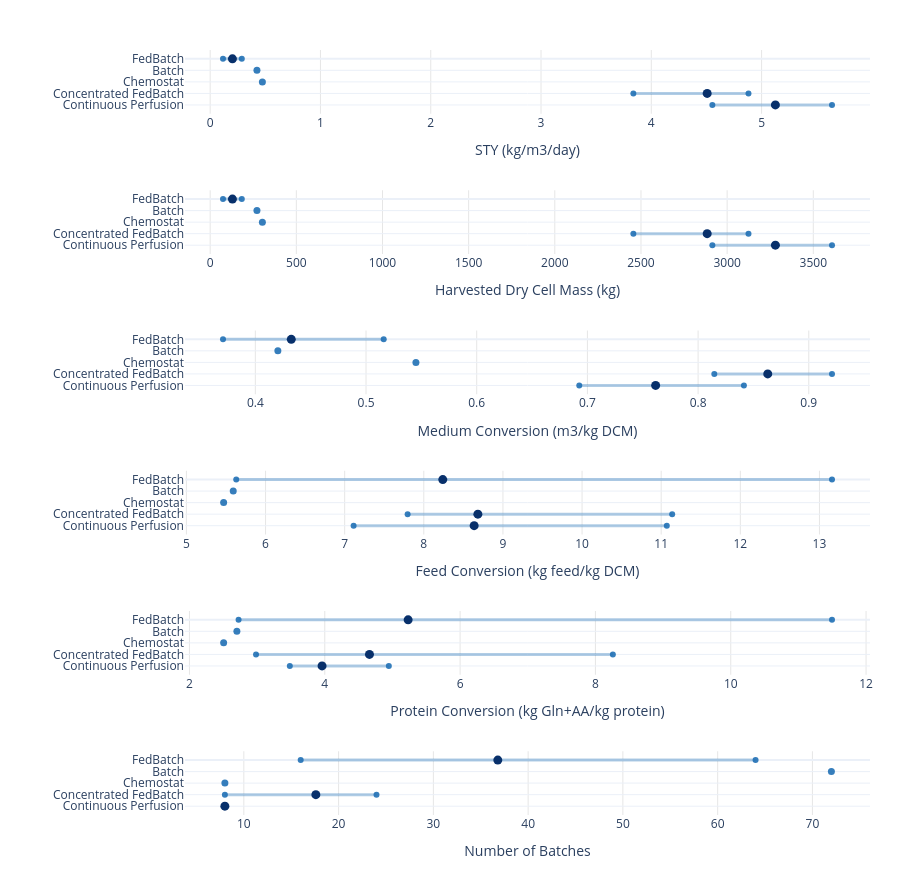

Notebook cell for this chart:
### Markdown cell above
## 5. Mode-Level Aggregated Figures

### 5.1 KPI ranges and means by operating mode

This lollipop/range overview uses the aggregated `campaign_summary_table`; it is distinct from the run-level heatmap above.

### Code cell
# Faceted lollipop overview of aggregated KPI ranges and means by operating mode
# Uses campaign_summary_table rather than individual run rows.
import numpy as np
import plotly.graph_objects as go
from plotly.subplots import make_subplots

if "campaign_summary_table" not in globals():
    raise ValueError("Run the campaign summary-table cell first.")

if "mode_order" not in globals() or not mode_order:
    raise ValueError("Run the shared plotting data initialization cell first.")

plot_tbl = campaign_summary_table.copy()
if plot_tbl.empty:
    raise ValueError("campaign_summary_table is empty.")

# Optional campaign filter (kept for future multi-campaign files merged into one table)
CAMPAIGN_FILTER = [CAMPAIGN_LABEL]
if CAMPAIGN_FILTER:
    plot_tbl = plot_tbl[plot_tbl["campaign"].isin(CAMPAIGN_FILTER)].copy()

kpi_order = [k for k in MAIN_KPIS if k in plot_tbl["kpi"].unique()]
if not kpi_order:
    raise ValueError("No matching KPI rows found in campaign_summary_table.")

# Reuse the mode ordering determined in the shared plotting initialization cell
mode_group_order = []
for m in mode_order:
    cm = canonical_mode(m)
    if cm not in mode_group_order:
        mode_group_order.append(cm)
mode_group_order = [m for m in mode_group_order if m in plot_tbl["mode_group"].astype(str).unique()]
mode_to_y = {m: i for i, m in enumerate(mode_group_order)}

# Single hue for ranges and endpoints; darker markers show mode means.
BASE_COLOR = "rgba(33, 113, 181, 0.90)"
RANGE_COLOR = "rgba(33, 113, 181, 0.35)"
MEAN_COLOR = "rgba(8, 48, 107, 1.00)"

fig = make_subplots(
    rows=len(kpi_order),
    cols=1,
    shared_xaxes=False,
    shared_yaxes=False,
    vertical_spacing=0.1,
    #subplot_titles=[KPI_LABELS_MAIN.get(k, k) for k in kpi_order],
)

for row_idx, kpi in enumerate(kpi_order, start=1):
    sub = plot_tbl[plot_tbl["kpi"] == kpi].copy()
    sub["y"] = sub["mode_group"].astype(str).map(mode_to_y)

    # Multi-run ranges
    multi = sub[sub["n_runs"] > 1]
    for _, r in multi.iterrows():
        fig.add_trace(
            go.Scatter(
                x=[r["min_value"], r["max_value"]],
                y=[r["y"], r["y"]],
                mode="lines",
                line=dict(width=3, color=RANGE_COLOR),
                hovertemplate=(
                    f"<b>{r['campaign']}</b><br>"
                    + f"Mode: {r['mode_group']}<br>"
                    + "Range: %{x:.4g}<extra></extra>"
                ),
                showlegend=False,
            ),
            row=row_idx,
            col=1,
        )

    # Endpoints for multi-run ranges
    if not multi.empty:
        fig.add_trace(
            go.Scatter(
                x=np.r_[multi["min_value"].values, multi["max_value"].values],
                y=np.r_[multi["y"].values, multi["y"].values],
                mode="markers",
                marker=dict(size=6, color=BASE_COLOR),
                hovertemplate="Value: %{x:.4g}<extra></extra>",
                showlegend=False,
            ),
            row=row_idx,
            col=1,
        )

    # Mean marker for multi-run modes
    if not multi.empty:
        fig.add_trace(
            go.Scatter(
                x=multi["mean_value"],
                y=multi["y"],
                mode="markers",
                marker=dict(size=9, color=MEAN_COLOR),
                hovertemplate=("<b>%{text}</b><br>Mean: %{x:.4g}<extra></extra>"),
                text=multi["mode_group"].astype(str),
                showlegend=False,
            ),
            row=row_idx,
            col=1,
        )

    # Single-run modes: one dot only
    single = sub[sub["n_runs"] == 1]
    if not single.empty:
        fig.add_trace(
            go.Scatter(
                x=single["mean_value"],
                y=single["y"],
                mode="markers",
                marker=dict(size=7, color=BASE_COLOR),
                hovertemplate=("<b>%{text}</b><br>Value: %{x:.4g}<extra></extra>"),
                text=single["mode_group"].astype(str),
                showlegend=False,
            ),
            row=row_idx,
            col=1,
        )

    fig.update_yaxes(
        tickmode="array",
        tickvals=list(mode_to_y.values()),
        ticktext=list(mode_to_y.keys()),
        autorange="reversed",
        row=row_idx,
        col=1,
    )

    # Per-subplot x-axis title (remove shared/global title approach)
    fig.update_xaxes(
        title_text=KPI_LABELS_MAIN.get(kpi, kpi),
        showgrid=True,
        gridcolor="rgba(0,0,0,0.10)",
        zeroline=False,
        row=row_idx,
        col=1,
    )

fig.update_layout(
    template="plotly_white",
    width=900,
    height=max(500, 145 * len(kpi_order)),
    showlegend=False,
    margin=dict(l=185, r=30, t=50, b=55),
)

fig.show()

### Figure 1 — Plotly figure (JSON) as saved in the notebook; plotly's stock layout.template omitted (floating-point values rounded to 4 significant figures)
{"data": [{"hovertemplate": "<b>Campaign_1</b><br>Mode: FedBatch<br>Range: %{x:.4g}<extra></extra>", "line": {"color": "rgba(33, 113, 181, 0.35)", "width": 3}, "mode": "lines", "showlegend": false, "type": "scatter", "x": [0.1164, 0.2868], "xaxis": "x", "y": [0, 0], "yaxis": "y"}, {"hovertemplate": "<b>Campaign_1</b><br>Mode: Concentrated FedBatch<br>Range: %{x:.4g}<extra></extra>", "line": {"color": "rgba(33, 113, 181, 0.35)", "width": 3}, "mode": "lines", "showlegend": false, "type": "scatter", "x": [3.837, 4.881], "xaxis": "x", "y": [3, 3], "yaxis": "y"}, {"hovertemplate": "<b>Campaign_1</b><br>Mode: Continuous Perfusion<br>Range: %{x:.4g}<extra></extra>", "line": {"color": "rgba(33, 113, 181, 0.35)", "width": 3}, "mode": "lines", "showlegend": false, "type": "scatter", "x": [4.553, 5.638], "xaxis": "x", "y": [4, 4], "yaxis": "y"}, {"hovertemplate": "Value: %{x:.4g}<extra></extra>", "marker": {"color": "rgba(33, 113, 181, 0.90)", "size": 6}, "mode": "markers", "showlegend": false, "type": "scatter", "x": [0.1164, 3.837, 4.553, 0.2868, 4.881, 5.638], "xaxis": "x", "y": [0, 3, 4, 0, 3, 4], "yaxis": "y"}, {"hovertemplate": "<b>%{text}</b><br>Mean: %{x:.4g}<extra></extra>", "marker": {"color": "rgba(8, 48, 107, 1.00)", "size": 9}, "mode": "markers", "showlegend": false, "text": ["FedBatch", "Concentrated FedBatch", "Continuous Perfusion"], "type": "scatter", "x": [0.2019, 4.507, 5.125], "xaxis": "x", "y": [0, 3, 4], "yaxis": "y"}, {"hovertemplate": "<b>%{text}</b><br>Value: %{x:.4g}<extra></extra>", "marker": {"color": "rgba(33, 113, 181, 0.90)", "size": 7}, "mode": "markers", "showlegend": false, "text": ["Batch", "Chemostat"], "type": "scatter", "x": [0.4241, 0.4734], "xaxis": "x", "y": [1, 2], "yaxis": "y"}, {"hovertemplate": "<b>Campaign_1</b><br>Mode: FedBatch<br>Range: %{x:.4g}<extra></extra>", "line": {"color": "rgba(33, 113, 181, 0.35)", "width": 3}, "mode": "lines", "showlegend": false, "type": "scatter", "x": [74.48, 183.5], "xaxis": "x2", "y": [0, 0], "yaxis": "y2"}, {"hovertemplate": "<b>Campaign_1</b><br>Mode: Concentrated FedBatch<br>Range: %{x:.4g}<extra></extra>", "line": {"color": "rgba(33, 113, 181, 0.35)", "width": 3}, "mode": "lines", "showlegend": false, "type": "scatter", "x": [2456.0, 3124.0], "xaxis": "x2", "y": [3, 3], "yaxis": "y2"}, {"hovertemplate": "<b>Campaign_1</b><br>Mode: Continuous Perfusion<br>Range: %{x:.4g}<extra></extra>", "line": {"color": "rgba(33, 113, 181, 0.35)", "width": 3}, "mode": "lines", "showlegend": false, "type": "scatter", "x": [2914.0, 3609.0], "xaxis": "x2", "y": [4, 4], "yaxis": "y2"}, {"hovertemplate": "Value: %{x:.4g}<extra></extra>", "marker": {"color": "rgba(33, 113, 181, 0.90)", "size": 6}, "mode": "markers", "showlegend": false, "type": "scatter", "x": [74.48, 2456.0, 2914.0, 183.5, 3124.0, 3609.0], "xaxis": "x2", "y": [0, 3, 4, 0, 3, 4], "yaxis": "y2"}, {"hovertemplate": "<b>%{text}</b><br>Mean: %{x:.4g}<extra></extra>", "marker": {"color": "rgba(8, 48, 107, 1.00)", "size": 9}, "mode": "markers", "showlegend": false, "text": ["FedBatch", "Concentrated FedBatch", "Continuous Perfusion"], "type": "scatter", "x": [129.2, 2884.0, 3280.0], "xaxis": "x2", "y": [0, 3, 4], "yaxis": "y2"}, {"hovertemplate": "<b>%{text}</b><br>Value: %{x:.4g}<extra></extra>", "marker": {"color": "rgba(33, 113, 181, 0.90)", "size": 7}, "mode": "markers", "showlegend": false, "text": ["Batch", "Chemostat"], "type": "scatter", "x": [271.5, 303.0], "xaxis": "x2", "y": [1, 2], "yaxis": "y2"}, {"hovertemplate": "<b>Campaign_1</b><br>Mode: FedBatch<br>Range: %{x:.4g}<extra></extra>", "line": {"color": "rgba(33, 113, 181, 0.35)", "width": 3}, "mode": "lines", "showlegend": false, "type": "scatter", "x": [0.3708, 0.516], "xaxis": "x3", "y": [0, 0], "yaxis": "y3"}, {"hovertemplate": "<b>Campaign_1</b><br>Mode: Concentrated FedBatch<br>Range: %{x:.4g}<extra></extra>", "line": {"color": "rgba(33, 113, 181, 0.35)", "width": 3}, "mode": "lines", "showlegend": false, "type": "scatter", "x": [0.8147, 0.921], "xaxis": "x3", "y": [3, 3], "yaxis": "y3"}, {"hovertemplate": "<b>Campaign_1</b><br>Mode: Continuous Perfusion<br>Range: %{x:.4g}<extra></extra>", "line": {"color": "rgba(33, 113, 181, 0.35)", "width": 3}, "mode": "lines", "showlegend": false, "type": "scatter", "x": [0.6927, 0.8414], "xaxis": "x3", "y": [4, 4], "yaxis": "y3"}, {"hovertemplate": "Value: %{x:.4g}<extra></extra>", "marker": {"color": "rgba(33, 113, 181, 0.90)", "size": 6}, "mode": "markers", "showlegend": false, "type": "scatter", "x": [0.3708, 0.8147, 0.6927, 0.516, 0.921, 0.8414], "xaxis": "x3", "y": [0, 3, 4, 0, 3, 4], "yaxis": "y3"}, {"hovertemplate": "<b>%{text}</b><br>Mean: %{x:.4g}<extra></extra>", "marker": {"color": "rgba(8, 48, 107, 1.00)", "size": 9}, "mode": "markers", "showlegend": false, "text": ["FedBatch", "Concentrated FedBatch", "Continuous Perfusion"], "type": "scatter", "x": [0.4325, 0.8629, 0.7616], "xaxis": "x3", "y": [0, 3, 4], "yaxis": "y3"}, {"hovertemplate": "<b>%{text}</b><br>Value: %{x:.4g}<extra></extra>", "marker": {"color": "rgba(33, 113, 181, 0.90)", "size": 7}, "mode": "markers", "showlegend": false, "text": ["Batch", "Chemostat"], "type": "scatter", "x": [0.4204, 0.5451], "xaxis": "x3", "y": [1, 2], "yaxis": "y3"}, {"hovertemplate": "<b>Campaign_1</b><br>Mode: FedBatch<br>Range: %{x:.4g}<extra></extra>", "line": {"color": "rgba(33, 113, 181, 0.35)", "width": 3}, "mode": "lines", "showlegend": false, "type": "scatter", "x": [5.629, 13.16], "xaxis": "x4", "y": [0, 0], "yaxis": "y4"}, {"hovertemplate": "<b>Campaign_1</b><br>Mode: Concentrated FedBatch<br>Range: %{x:.4g}<extra></extra>", "line": {"color": "rgba(33, 113, 181, 0.35)", "width": 3}, "mode": "lines", "showlegend": false, "type": "scatter", "x": [7.796, 11.14], "xaxis": "x4", "y": [3, 3], "yaxis": "y4"}, {"hovertemplate": "<b>Campaign_1</b><br>Mode: Continuous Perfusion<br>Range: %{x:.4g}<extra></extra>", "line": {"color": "rgba(33, 113, 181, 0.35)", "width": 3}, "mode": "lines", "showlegend": false, "type": "scatter", "x": [7.113, 11.07], "xaxis": "x4", "y": [4, 4], "yaxis": "y4"}, {"hovertemplate": "Value: %{x:.4g}<extra></extra>", "marker": {"color": "rgba(33, 113, 181, 0.90)", "size": 6}, "mode": "markers", "showlegend": false, "type": "scatter", "x": [5.629, 7.796, 7.113, 13.16, 11.14, 11.07], "xaxis": "x4", "y": [0, 3, 4, 0, 3, 4], "yaxis": "y4"}, {"hovertemplate": "<b>%{text}</b><br>Mean: %{x:.4g}<extra></extra>", "marker": {"color": "rgba(8, 48, 107, 1.00)", "size": 9}, "mode": "markers", "showlegend": false, "text": ["FedBatch", "Concentrated FedBatch", "Continuous Perfusion"], "type": "scatter", "x": [8.24, 8.683, 8.636], "xaxis": "x4", "y": [0, 3, 4], "yaxis": "y4"}, {"hovertemplate": "<b>%{text}</b><br>Value: %{x:.4g}<extra></extra>", "marker": {"color": "rgba(33, 113, 181, 0.90)", "size": 7}, "mode": "markers", "showlegend": false, "text": ["Batch", "Chemostat"], "type": "scatter", "x": [5.592, 5.47], "xaxis": "x4", "y": [1, 2], "yaxis": "y4"}, {"hovertemplate": "<b>Campaign_1</b><br>Mode: FedBatch<br>Range: %{x:.4g}<extra></extra>", "line": {"color": "rgba(33, 113, 181, 0.35)", "width": 3}, "mode": "lines", "showlegend": false, "type": "scatter", "x": [2.726, 11.5], "xaxis": "x5", "y": [0, 0], "yaxis": "y5"}, {"hovertemplate": "<b>Campaign_1</b><br>Mode: Concentrated FedBatch<br>Range: %{x:.4g}<extra></extra>", "line": {"color": "rgba(33, 113, 181, 0.35)", "width": 3}, "mode": "lines", "showlegend": false, "type": "scatter", "x": [2.984, 8.257], "xaxis": "x5", "y": [3, 3], "yaxis": "y5"}, {"hovertemplate": "<b>Campaign_1</b><br>Mode: Continuous Perfusion<br>Range: %{x:.4g}<extra></extra>", "line": {"color": "rgba(33, 113, 181, 0.35)", "width": 3}, "mode": "lines", "showlegend": false, "type": "scatter", "x": [3.483, 4.947], "xaxis": "x5", "y": [4, 4], "yaxis": "y5"}, {"hovertemplate": "Value: %{x:.4g}<extra></extra>", "marker": {"color": "rgba(33, 113, 181, 0.90)", "size": 6}, "mode": "markers", "showlegend": false, "type": "scatter", "x": [2.726, 2.984, 3.483, 11.5, 8.257, 4.947], "xaxis": "x5", "y": [0, 3, 4, 0, 3, 4], "yaxis": "y5"}, {"hovertemplate": "<b>%{text}</b><br>Mean: %{x:.4g}<extra></extra>", "marker": {"color": "rgba(8, 48, 107, 1.00)", "size": 9}, "mode": "markers", "showlegend": false, "text": ["FedBatch", "Concentrated FedBatch", "Continuous Perfusion"], "type": "scatter", "x": [5.232, 4.66, 3.96], "xaxis": "x5", "y": [0, 3, 4], "yaxis": "y5"}, {"hovertemplate": "<b>%{text}</b><br>Value: %{x:.4g}<extra></extra>", "marker": {"color": "rgba(33, 113, 181, 0.90)", "size": 7}, "mode": "markers", "showlegend": false, "text": ["Batch", "Chemostat"], "type": "scatter", "x": [2.701, 2.505], "xaxis": "x5", "y": [1, 2], "yaxis": "y5"}, {"hovertemplate": "<b>Campaign_1</b><br>Mode: FedBatch<br>Range: %{x:.4g}<extra></extra>", "line": {"color": "rgba(33, 113, 181, 0.35)", "width": 3}, "mode": "lines", "showlegend": false, "type": "scatter", "x": [16, 64], "xaxis": "x6", "y": [0, 0], "yaxis": "y6"}, {"hovertemplate": "<b>Campaign_1</b><br>Mode: Concentrated FedBatch<br>Range: %{x:.4g}<extra></extra>", "line": {"color": "rgba(33, 113, 181, 0.35)", "width": 3}, "mode": "lines", "showlegend": false, "type": "scatter", "x": [8, 24], "xaxis": "x6", "y": [3, 3], "yaxis": "y6"}, {"hovertemplate": "<b>Campaign_1</b><br>Mode: Continuous Perfusion<br>Range: %{x:.4g}<extra></extra>", "line": {"color": "rgba(33, 113, 181, 0.35)", "width": 3}, "mode": "lines", "showlegend": false, "type": "scatter", "x": [8, 8], "xaxis": "x6", "y": [4, 4], "yaxis": "y6"}, {"hovertemplate": "Value: %{x:.4g}<extra></extra>", "marker": {"color": "rgba(33, 113, 181, 0.90)", "size": 6}, "mode": "markers", "showlegend": false, "type": "scatter", "x": [16.0, 8.0, 8.0, 64.0, 24.0, 8.0], "xaxis": "x6", "y": [0, 3, 4, 0, 3, 4], "yaxis": "y6"}, {"hovertemplate": "<b>%{text}</b><br>Mean: %{x:.4g}<extra></extra>", "marker": {"color": "rgba(8, 48, 107, 1.00)", "size": 9}, "mode": "markers", "showlegend": false, "text": ["FedBatch", "Concentrated FedBatch", "Continuous Perfusion"], "type": "scatter", "x": [36.8, 17.6, 8.0], "xaxis": "x6", "y": [0, 3, 4], "yaxis": "y6"}, {"hovertemplate": "<b>%{text}</b><br>Value: %{x:.4g}<extra></extra>", "marker": {"color": "rgba(33, 113, 181, 0.90)", "size": 7}, "mode": "markers", "showlegend": false, "text": ["Batch", "Chemostat"], "type": "scatter", "x": [72.0, 8.0], "xaxis": "x6", "y": [1, 2], "yaxis": "y6"}], "layout": {"height": 870, "margin": {"b": 55, "l": 185, "r": 30, "t": 50}, "showlegend": false, "width": 900, "xaxis": {"anchor": "y", "domain": [0, 1], "gridcolor": "rgba(0,0,0,0.10)", "showgrid": true, "title": {"text": "STY (kg/m3/day)"}, "zeroline": false}, "xaxis2": {"anchor": "y2", "domain": [0, 1], "gridcolor": "rgba(0,0,0,0.10)", "showgrid": true, "title": {"text": "Harvested Dry Cell Mass (kg)"}, "zeroline": false}, "xaxis3": {"anchor": "y3", "domain": [0, 1], "gridcolor": "rgba(0,0,0,0.10)", "showgrid": true, "title": {"text": "Medium Conversion (m3/kg DCM)"}, "zeroline": false}, "xaxis4": {"anchor": "y4", "domain": [0, 1], "gridcolor": "rgba(0,0,0,0.10)", "showgrid": true, "title": {"text": "Feed Conversion (kg feed/kg DCM)"}, "zeroline": false}, "xaxis5": {"anchor": "y5", "domain": [0, 1], "gridcolor": "rgba(0,0,0,0.10)", "showgrid": true, "title": {"text": "Protein Conversion (kg Gln+AA/kg protein)"}, "zeroline": false}, "xaxis6": {"anchor": "y6", "domain": [0, 1], "gridcolor": "rgba(0,0,0,0.10)", "showgrid": true, "title": {"text": "Number of Batches"}, "zeroline": false}, "yaxis": {"anchor": "x", "autorange": "reversed", "domain": [0.9167, 1], "tickmode": "array", "ticktext": ["FedBatch", "Batch", "Chemostat", "Concentrated FedBatch", "Continuous Perfusion"], "tickvals": [0, 1, 2, 3, 4]}, "yaxis2": {"anchor": "x2", "autorange": "reversed", "domain": [0.7333, 0.8167], "tickmode": "array", "ticktext": ["FedBatch", "Batch", "Chemostat", "Concentrated FedBatch", "Continuous Perfusion"], "tickvals": [0, 1, 2, 3, 4]}, "yaxis3": {"anchor": "x3", "autorange": "reversed", "domain": [0.55, 0.6333], "tickmode": "array", "ticktext": ["FedBatch", "Batch", "Chemostat", "Concentrated FedBatch", "Continuous Perfusion"], "tickvals": [0, 1, 2, 3, 4]}, "yaxis4": {"anchor": "x4", "autorange": "reversed", "domain": [0.3667, 0.45], "tickmode": "array", "ticktext": ["FedBatch", "Batch", "Chemostat", "Concentrated FedBatch", "Continuous Perfusion"], "tickvals": [0, 1, 2, 3, 4]}, "yaxis5": {"anchor": "x5", "autorange": "reversed", "domain": [0.1833, 0.2667], "tickmode": "array", "ticktext": ["FedBatch", "Batch", "Chemostat", "Concentrated FedBatch", "Continuous Perfusion"], "tickvals": [0, 1, 2, 3, 4]}, "yaxis6": {"anchor": "x6", "autorange": "reversed", "domain": [0, 0.08333], "tickmode": "array", "ticktext": ["FedBatch", "Batch", "Chemostat", "Concentrated FedBatch", "Continuous Perfusion"], "tickvals": [0, 1, 2, 3, 4]}}}
